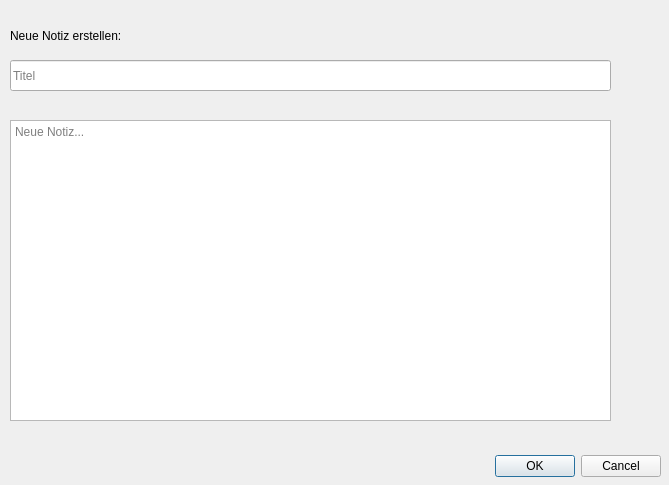
<?xml version="1.0" encoding="UTF-8"?>
<ui version="4.0">
 <class>NewNote</class>
 <widget class="QDialog" name="NewNote">
  <property name="geometry">
   <rect>
    <x>0</x>
    <y>0</y>
    <width>669</width>
    <height>485</height>
   </rect>
  </property>
  <property name="windowTitle">
   <string>Neue Notiz</string>
  </property>
  <widget class="QDialogButtonBox" name="buttonBox">
   <property name="geometry">
    <rect>
     <x>320</x>
     <y>450</y>
     <width>341</width>
     <height>32</height>
    </rect>
   </property>
   <property name="orientation">
    <enum>Qt::Orientation::Horizontal</enum>
   </property>
   <property name="standardButtons">
    <set>QDialogButtonBox::StandardButton::Cancel|QDialogButtonBox::StandardButton::Ok</set>
   </property>
  </widget>
  <widget class="QLabel" name="label">
   <property name="geometry">
    <rect>
     <x>10</x>
     <y>20</y>
     <width>221</width>
     <height>31</height>
    </rect>
   </property>
   <property name="text">
    <string>Neue Notiz erstellen:</string>
   </property>
  </widget>
  <widget class="QTextEdit" name="textEdit_content">
   <property name="geometry">
    <rect>
     <x>10</x>
     <y>120</y>
     <width>601</width>
     <height>301</height>
    </rect>
   </property>
   <property name="placeholderText">
    <string>Neue Notiz...</string>
   </property>
  </widget>
  <widget class="QLineEdit" name="lineEdit_title">
   <property name="geometry">
    <rect>
     <x>10</x>
     <y>60</y>
     <width>601</width>
     <height>31</height>
    </rect>
   </property>
   <property name="placeholderText">
    <string>Titel</string>
   </property>
  </widget>
 </widget>
 <resources/>
 <connections>
  <connection>
   <sender>buttonBox</sender>
   <signal>accepted()</signal>
   <receiver>NewNote</receiver>
   <slot>accept()</slot>
  </connection>
  <connection>
   <sender>buttonBox</sender>
   <signal>rejected()</signal>
   <receiver>NewNote</receiver>
   <slot>reject()</slot>
  </connection>
 </connections>
</ui>
